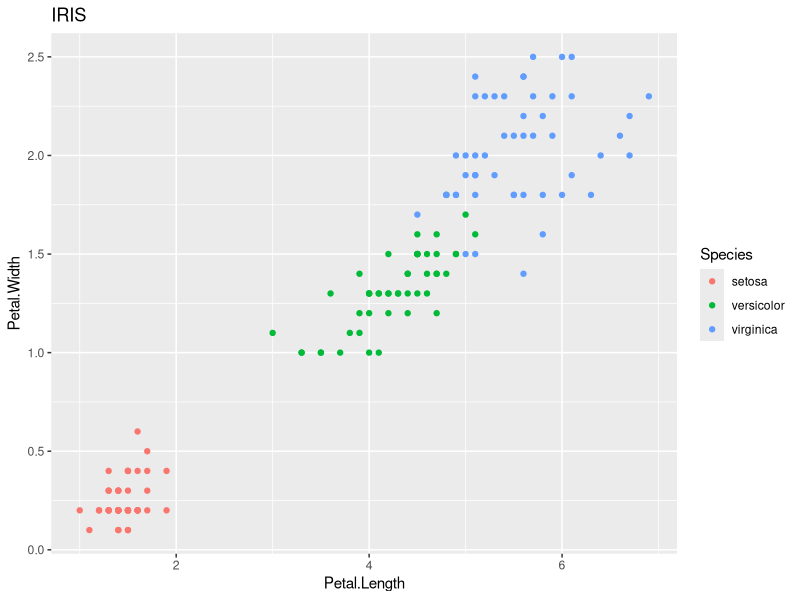
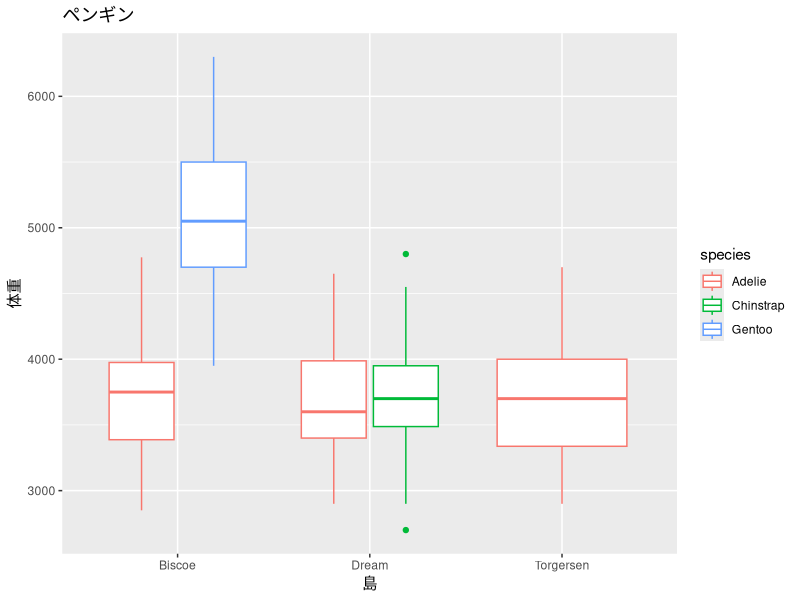

These charts were generated, in order, by the following R code:
## ---- chunk 1
#| message: false 
#| results: hide
library(tidyverse)
Sys.setlocale(locale = "japanese")
## ---- chunk 2
#| label: fig-iris
#| fig-cap: IRISプロット 
iris %>% ggplot(aes(x = Petal.Length, y = Petal.Width, color = Species)) + 
  geom_point() + 
  labs(title = "IRIS")
## ---- chunk 3
#| warning: false
library(palmerpenguins)
## ---- chunk 4
#| label: fig-penguins
#| fig-cap: "Palmer Penguines"
penguins %>% 
  na.omit() %>% 
  ggplot(aes(x = island, y = body_mass_g, color = species)) + 
  geom_boxplot() + 
  labs(title = "ペンギン", x = "島", y = "体重")
## ---- chunk 5
penguins %>% filter(is.na(body_mass_g)) %>% knitr::kable()
## ---- chunk 6
#| label: tbl-iris
#| tbl-cap: "IRIS Table"
iris %>% head(10) %>% knitr::kable()
